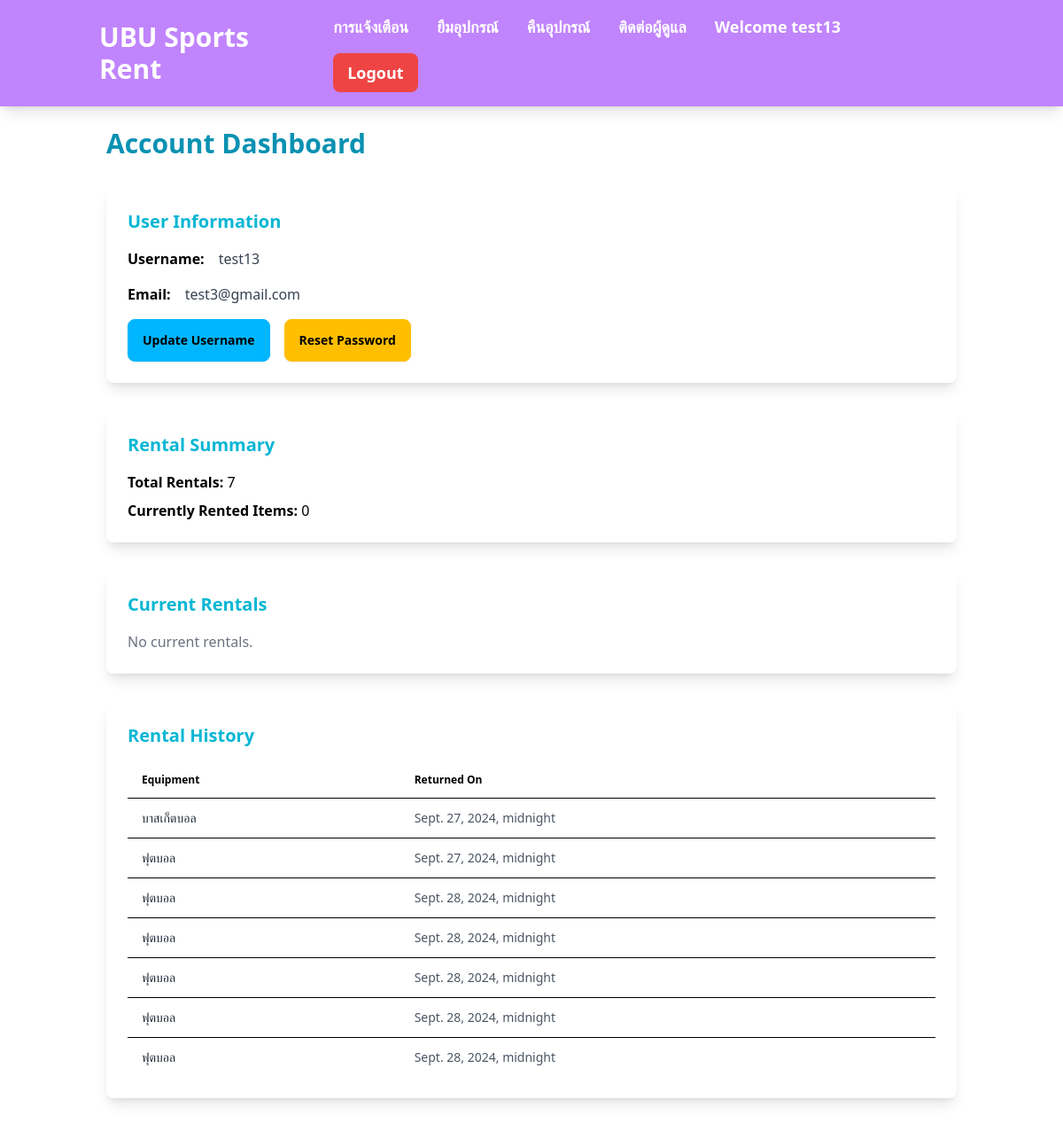
The page /account/ (signed in) on the database its author committed.
### base/models.py (models this page shows, shortened)
class CustomUser(AbstractUser):
    contact_number = models.CharField(max_length= 20 , blank = True)
    role = models.CharField(max_length= 50 )
    created_at = models.DateTimeField(auto_now_add= True)

class Booking(models.Model):
    user = models.ForeignKey(CustomUser , on_delete=models.CASCADE)
    equipment = models.ForeignKey(Equipment , on_delete=models.CASCADE)
    amount = models.PositiveIntegerField()
    status = models.CharField(max_length=20,
                              choices=[
                                  ('Pending', 'Pending'),
                                  ('Approved', 'Approved'),
                                  ('Denied', 'Denied')
                                  ])
    approved_by = models.ForeignKey('Staff',on_delete=models.SET_NULL , null = True , blank = True)
    booking_date = models.DateTimeField()
    return_date = models.DateTimeField()

class Equipment(models.Model):
    name = models.CharField(max_length = 100)
    type = models.CharField(max_length = 50)
    available_amount = models.PositiveIntegerField()
    created_at = models.DateTimeField(auto_now_add= True)
    picture = models.ImageField(upload_to='equipment_pictures/', default='default.jpg')

### base/views.py (the view)
# urls.py: path('account/', AccountView.as_view(), name='account_dashboard'),
class AccountView(LoginRequiredMixin,TemplateView):
    template_name = 'dashborad.html'
    def get_context_data(self, **kwargs):
        context = super().get_context_data(**kwargs)
        user = self.request.user
        context['user'] = user
        context['current_rentals'] = Booking.objects.filter(user=user, status='approved')
        context['rental_history'] = Booking.objects.filter(user=user, status='Returned')
        user_rentals = Booking.objects.filter(user=self.request.user)
        total_rentals = user_rentals.filter(status='Returned').count()
        context['total_rentals'] = total_rentals
        return context

### base/templates/dashborad.html (shortened to what this page needs)
{% extends "base.html" %}
{% block main %}
<nav class="navbar bg-purple-400 shadow-lg">
    <div class="container mx-auto flex justify-between items-center px-6">
        <div>
            <a href="{% url 'base:home' %}" class="text-white font-bold text-3xl hover:text-primary-content transition duration-300">UBU Sports Rent</a>
        </div>
        <div>
            <ul class="menu menu-horizontal p-0 text-lg px-1 ">
                <li>
                    <a href="{% url 'base:notification_list' %}" class=" text-white font-semibold  hover:bg-gray-700 transition duration-200 ">การแจ้งเตือน</a>
                </li>
                <li>
                    <a href="{% url 'renting:equipment_list' %}" class= "text-white font-semibold hover:bg-gray-700 transition duration-200">ยืมอุปกรณ์</a>
                </li>
                <li>
                    <a href="{% url 'renting:my_rentals' %}" class= "text-white font-semibold hover:bg-gray-700 transition duration-200">คืนอุปกรณ์</a>
                </li>
                <li>
                    <a href="{% url 'Chat:chat_rooms' %}" class= "text-white font-semibold hover:bg-gray-700 transition duration-200">ติดต่อผู้ดูแล</a>
                </li>
                <li class = 'hover:bg-gray-700 transition duration-200 rounded-lg'>
                    <a href="{% url 'base:account_dashboard' %}">
                    <span class="text-white font-semibold ">Welcome <strong>{{ request.user.username }}</strong></span>
                    </a>
                </li>
                <li>
                    {% if user.is_authenticated %}
                    <form method="POST" action="{% url 'base:logout' %}" style="display: inline;">
                        <button type="submit" class="bg-red-500 text-white font-semibold py-2 px-4 rounded-lg hover:bg-red-600 transition duration-300">
                            Logout
                        </button>
                    </form>
                    {% else %}
                    <a href="{% url 'base:Login' %}" class="bg-green-500 text-white font-semibold py-2 px-4 rounded-lg hover:bg-green-600 transition duration-300">
                        Login
                    </a>
                    {% endif %}
                </li>
            </ul>
        </div>
    </div>
</nav>
<div class="container mx-auto py-6 px-4 sm:px-6 lg:px-8">
    <h1 class="text-3xl font-bold mb-8 text-cyan-600">Account Dashboard</h1>
    <section class="bg-white shadow-lg rounded-lg p-6 mb-8">
        <h2 class="text-xl font-semibold text-cyan-500 mb-4">User Information</h2>
        <div class="space-y-4">
            <div class="flex items-center space-x-4">
                <span class="font-bold">Username:</span>
                <span class="text-gray-700">{{ user.username }}</span>
            </div>
            <div class="flex items-center space-x-4">
                <span class="font-bold">Email:</span>
                <span class="text-gray-700">{{ user.email }}</span>
            </div>
            <div class="flex space-x-4 mt-4">
                <a href="{% url 'base:edit_username' %}" class="btn btn-info">Update Username</a>
                <a href="{% url 'base:password_change' %}" class="btn btn-warning">Reset Password</a>
            </div>
        </div>
    </section>
    <section class="bg-white shadow-lg rounded-lg p-6 mb-8">
        <h2 class="text-xl font-semibold text-cyan-500 mb-4">Rental Summary</h2>
        <div class="space-y-2">
            <p><strong>Total Rentals:</strong> {{ total_rentals }}</p>
            <p><strong>Currently Rented Items:</strong> {{ current_rentals|length }}</p>
        </div>
    </section>
    <section class="bg-white shadow-lg rounded-lg p-6 mb-8">
        <h2 class="text-xl font-semibold text-cyan-500 mb-4">Current Rentals</h2>
        {% if current_rentals %}
            <div class="overflow-x-auto">
                <table class="table w-full">
                    <thead>
                        <tr>
                            <th>Equipment</th>
                            <th>Due Date</th>
                            <th>Amount</th>
                        </tr>
                    </thead>
                    <tbody>
                        {% for rental in current_rentals %}
                        <tr>
                            <td class="text-gray-800">{{ rental.equipment.name }}</td>
                            <td class="text-gray-600">{{ rental.return_date }}</td>
                            <td class="text-gray-600">{{ rental.amount }}</td>
                        </tr>
                        {% endfor %}
                    </tbody>
                </table>
            </div>
        {% else %}
            <p class="text-gray-500">No current rentals.</p>
        {% endif %}
    </section>
    <section class="bg-white shadow-lg rounded-lg p-6 mb-8">
        <h2 class="text-xl font-semibold text-cyan-500 mb-4">Rental History</h2>
        {% if rental_history %}
            <div class="overflow-x-auto">
                <table class="table w-full">
                    <thead>
                        <tr>
                            <th>Equipment</th>
                            <th>Returned On</th>
                        </tr>
                    </thead>
                    <tbody>
                        {% for rental in rental_history %}
                        <tr>
                            <td class="text-gray-800">{{ rental.equipment.name }}</td>
                            <td class="text-gray-600">{{ rental.return_date }}</td>
                        </tr>
                        {% endfor %}
                    </tbody>
                </table>
            </div>
        {% else %}
            <p class="text-gray-500">No rental history.</p>
        {% endif %}
    </section>
</div>
{% endblock %}

### rows shown on the page
CustomUser: user.username "test13", username "test13", email "test3@gmail.com"
Booking: equipment.name "บาสเก็ตบอล", return_date "Sept. 27, 2024, midnight"
Booking: equipment.name "ฟุตบอล", return_date "Sept. 27, 2024, midnight"
Booking: equipment.name "ฟุตบอล", return_date "Sept. 28, 2024, midnight"
Booking: equipment.name "ฟุตบอล", return_date "Sept. 28, 2024, midnight"
Booking: equipment.name "ฟุตบอล", return_date "Sept. 28, 2024, midnight"
Booking: equipment.name "ฟุตบอล", return_date "Sept. 28, 2024, midnight"
Booking: equipment.name "ฟุตบอล", return_date "Sept. 28, 2024, midnight"

### other values the page prints
{{ total_rentals }} "7"
{{ current_rentals|length }} "0"
